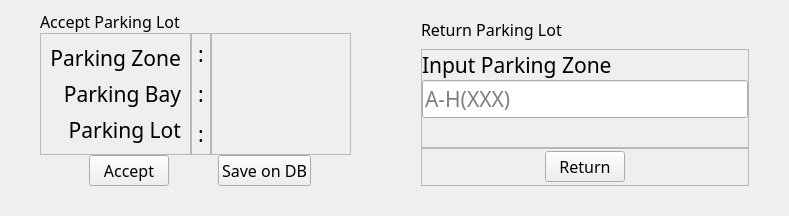
               <widget class="QFrame" name="frame">
                <property name="frameShape">
                 <enum>QFrame::NoFrame</enum>
                </property>
                <property name="frameShadow">
                 <enum>QFrame::Raised</enum>
                </property>
                <layout class="QHBoxLayout" name="horizontalLayout_15">
                 <property name="spacing">
                  <number>0</number>
                 </property>
                 <property name="leftMargin">
                  <number>0</number>
                 </property>
                 <property name="topMargin">
                  <number>0</number>
                 </property>
                 <property name="rightMargin">
                  <number>0</number>
                 </property>
                 <property name="bottomMargin">
                  <number>0</number>
                 </property>
                 <item>
                  <widget class="QFrame" name="accept_lot_frame">
                   <property name="frameShape">
                    <enum>QFrame::NoFrame</enum>
                   </property>
                   <property name="frameShadow">
                    <enum>QFrame::Raised</enum>
                   </property>
                   <layout class="QHBoxLayout" name="horizontalLayout_16">
                    <property name="leftMargin">
                     <number>20</number>
                    </property>
                    <property name="topMargin">
                     <number>10</number>
                    </property>
                    <property name="rightMargin">
                     <number>15</number>
                    </property>
                    <property name="bottomMargin">
                     <number>20</number>
                    </property>
                    <item>
                     <widget class="QFrame" name="frame_13">
                      <property name="frameShape">
                       <enum>QFrame::NoFrame</enum>
                      </property>
                      <property name="frameShadow">
                       <enum>QFrame::Raised</enum>
                      </property>
                      <layout class="QVBoxLayout" name="verticalLayout_19">
                       <property name="spacing">
                        <number>0</number>
                       </property>
                       <property name="leftMargin">
                        <number>20</number>
                       </property>
                       <property name="topMargin">
                        <number>0</number>
                       </property>
                       <property name="rightMargin">
                        <number>20</number>
                       </property>
                       <property name="bottomMargin">
                        <number>10</number>
                       </property>
                       <item>
                        <widget class="QLabel" name="label_9">
                         <property name="maximumSize">
                          <size>
                           <width>16777215</width>
                           <height>60</height>
                          </size>
                         </property>
                         <property name="font">
                          <font>
                           <family>Mitr SemiBold</family>
                           <pointsize>12</pointsize>
                          </font>
                         </property>
                         <property name="text">
                          <string>Accept Parking Lot</string>
                         </property>
                        </widget>
                       </item>
                       <item>
                        <widget class="QFrame" name="frame_15">
                         <property name="frameShape">
                          <enum>QFrame::NoFrame</enum>
                         </property>
                         <property name="frameShadow">
                          <enum>QFrame::Raised</enum>
                         </property>
                         <layout class="QHBoxLayout" name="horizontalLayout_13">
                          <property name="spacing">
                           <number>0</number>
                          </property>
                          <property name="leftMargin">
                           <number>0</number>
                          </property>
                          <property name="topMargin">
                           <number>0</number>
                          </property>
                          <property name="rightMargin">
                           <number>0</number>
                          </property>
                          <property name="bottomMargin">
                           <number>0</number>
                          </property>
                          <item>
                           <widget class="QFrame" name="frame_17">
                            <property name="frameShape">
                             <enum>QFrame::StyledPanel</enum>
                            </property>
                            <property name="frameShadow">
                             <enum>QFrame::Raised</enum>
                            </property>
                            <layout class="QVBoxLayout" name="verticalLayout_16">
                             <item>
                              <widget class="QLabel" name="label_11">
                               <property name="font">
                                <font>
                                 <family>Mitr SemiBold</family>
                                 <pointsize>16</pointsize>
                                </font>
                               </property>
                               <property name="text">
                                <string>Parking Zone</string>
                               </property>
                               <property name="alignment">
                                <set>Qt::AlignRight|Qt::AlignTrailing|Qt::AlignVCenter</set>
                               </property>
                              </widget>
                             </item>
                             <item>
                              <widget class="QLabel" name="label_12">
                               <property name="font">
                                <font>
                                 <family>Mitr SemiBold</family>
                                 <pointsize>16</pointsize>
                                </font>
                               </property>
                               <property name="text">
                                <string>Parking Bay</string>
                               </property>
                               <property name="alignment">
                                <set>Qt::AlignRight|Qt::AlignTrailing|Qt::AlignVCenter</set>
                               </property>
                              </widget>
                             </item>
                             <item>
                              <widget class="QLabel" name="label_13">
                               <property name="font">
                                <font>
                                 <family>Mitr SemiBold</family>
                                 <pointsize>16</pointsize>
                                </font>
                               </property>
                               <property name="text">
                                <string>Parking Lot</string>
                               </property>
                               <property name="alignment">
                                <set>Qt::AlignRight|Qt::AlignTrailing|Qt::AlignVCenter</set>
                               </property>
                              </widget>
                             </item>
                            </layout>
                           </widget>
                          </item>
                          <item>
                           <widget class="QFrame" name="frame_18">
                            <property name="maximumSize">
                             <size>
                              <width>20</width>
                              <height>16777215</height>
                             </size>
                            </property>
                            <property name="frameShape">
                             <enum>QFrame::StyledPanel</enum>
                            </property>
                            <property name="frameShadow">
                             <enum>QFrame::Raised</enum>
                            </property>
                            <layout class="QVBoxLayout" name="verticalLayout_17">
                             <property name="spacing">
                              <number>0</number>
                             </property>
                             <property name="leftMargin">
                              <number>0</number>
                             </property>
                             <property name="topMargin">
                              <number>0</number>
                             </property>
                             <property name="rightMargin">
                              <number>0</number>
                             </property>
                             <property name="bottomMargin">
                              <number>0</number>
                             </property>
                             <item>
                              <widget class="QLabel" name="label_14">
                               <property name="font">
                                <font>
                                 <family>Mitr SemiBold</family>
                                 <pointsize>16</pointsize>
                                </font>
                               </property>
                               <property name="text">
                                <string>:</string>
                               </property>
                               <property name="alignment">
                                <set>Qt::AlignCenter</set>
                               </property>
                              </widget>
                             </item>
                             <item>
                              <widget class="QLabel" name="label_15">
                               <property name="font">
                                <font>
                                 <family>Mitr SemiBold</family>
                                 <pointsize>16</pointsize>
                                </font>
                               </property>
                               <property name="text">
                                <string>:</string>
                               </property>
                               <property name="alignment">
                                <set>Qt::AlignCenter</set>
                               </property>
                              </widget>
                             </item>
                             <item>
                              <widget class="QLabel" name="label_16">
                               <property name="font">
                                <font>
                                 <family>Mitr SemiBold</family>
                                 <pointsize>16</pointsize>
                                </font>
                               </property>
                               <property name="text">
                                <string>:</string>
                               </property>
                               <property name="alignment">
                                <set>Qt::AlignCenter</set>
                               </property>
                              </widget>
                             </item>
                            </layout>
                           </widget>
                          </item>
                          <item>
                           <widget class="QFrame" name="frame_19">
                            <property name="frameShape">
                             <enum>QFrame::StyledPanel</enum>
                            </property>
                            <property name="frameShadow">
                             <enum>QFrame::Raised</enum>
                            </property>
                            <layout class="QVBoxLayout" name="verticalLayout_18">
                             <item>
                              <widget class="QLabel" name="accept_show_zone_label">
                               <property name="font">
                                <font>
                                 <family>Mitr SemiBold</family>
                                 <pointsize>16</pointsize>
                                </font>
                               </property>
                               <property name="text">
                                <string/>
                               </property>
                               <property name="alignment">
                                <set>Qt::AlignCenter</set>
                               </property>
                              </widget>
                             </item>
                             <item>
                              <widget class="QLabel" name="accept_show_bay_label">
                               <property name="font">
                                <font>
                                 <family>Mitr SemiBold</family>
                                 <pointsize>16</pointsize>
                                </font>
                               </property>
                               <property name="text">
                                <string/>
                               </property>
                               <property name="alignment">
                                <set>Qt::AlignCenter</set>
                               </property>
                              </widget>
                             </item>
                             <item>
                              <widget class="QLabel" name="accept_show_lot_label">
                               <property name="font">
                                <font>
                                 <family>Mitr SemiBold</family>
                                 <pointsize>16</pointsize>
                                </font>
                               </property>
                               <property name="text">
                                <string/>
                               </property>
                               <property name="alignment">
                                <set>Qt::AlignCenter</set>
                               </property>
                              </widget>
                             </item>
                            </layout>
                           </widget>
                          </item>
                         </layout>
                        </widget>
                       </item>
                       <item>
                        <widget class="QFrame" name="frame_16">
                         <property name="maximumSize">
                          <size>
                           <width>16777215</width>
                           <height>60</height>
                          </size>
                         </property>
                         <property name="frameShape">
                          <enum>QFrame::NoFrame</enum>
                         </property>
                         <property name="frameShadow">
                          <enum>QFrame::Raised</enum>
                         </property>
                         <layout class="QHBoxLayout" name="horizontalLayout_12">
                          <property name="spacing">
                           <number>0</number>
                          </property>
                          <property name="leftMargin">
                           <number>0</number>
                          </property>
                          <property name="topMargin">
                           <number>0</number>
                          </property>
                          <property name="rightMargin">
                           <number>0</number>
                          </property>
                          <property name="bottomMargin">
                           <number>0</number>
                          </property>
                          <item>
                           <spacer name="horizontalSpacer_3">
                            <property name="orientation">
                             <enum>Qt::Horizontal</enum>
                            </property>
                            <property name="sizeHint" stdset="0">
                             <size>
                              <width>49</width>
                              <height>20</height>
                             </size>
                            </property>
                           </spacer>
                          </item>
                          <item>
                           <widget class="QPushButton" name="accept_btn">
                            <property name="font">
                             <font>
                              <family>Mitr SemiBold</family>
                              <pointsize>12</pointsize>
                             </font>
                            </property>
                            <property name="cursor">
                             <cursorShape>PointingHandCursor</cursorShape>
                            </property>
                            <property name="text">
                             <string>Accept</string>
                            </property>
                           </widget>
                          </item>
                          <item>
                           <spacer name="horizontalSpacer_4">
                            <property name="orientation">
                             <enum>Qt::Horizontal</enum>
                            </property>
                            <property name="sizeHint" stdset="0">
                             <size>
                              <width>49</width>
                              <height>20</height>
                             </size>
                            </property>
                           </spacer>
                          </item>
                          <item>
                           <widget class="QPushButton" name="savedb_btn">
                            <property name="font">
                             <font>
                              <family>Mitr SemiBold</family>
                              <pointsize>12</pointsize>
                             </font>
                            </property>
                            <property name="cursor">
                             <cursorShape>PointingHandCursor</cursorShape>
                            </property>
                            <property name="text">
                             <string>Save on DB</string>
                            </property>
                           </widget>
                          </item>
                          <item>
                           <spacer name="horizontalSpacer_5">
                            <property name="orientation">
                             <enum>Qt::Horizontal</enum>
                            </property>
                            <property name="sizeHint" stdset="0">
                             <size>
                              <width>40</width>
                              <height>20</height>
                             </size>
                            </property>
                           </spacer>
                          </item>
                         </layout>
                        </widget>
                       </item>
                      </layout>
                     </widget>
                    </item>
                   </layout>
                  </widget>
                 </item>
                 <item>
                  <widget class="QFrame" name="return_lot_frame">
                   <property name="frameShape">
                    <enum>QFrame::NoFrame</enum>
                   </property>
                   <property name="frameShadow">
                    <enum>QFrame::Raised</enum>
                   </property>
                   <layout class="QVBoxLayout" name="verticalLayout_24">
                    <property name="leftMargin">
                     <number>15</number>
                    </property>
                    <property name="topMargin">
                     <number>10</number>
                    </property>
                    <property name="rightMargin">
                     <number>20</number>
                    </property>
                    <property name="bottomMargin">
                     <number>20</number>
                    </property>
                    <item>
                     <widget class="QFrame" name="frame_22">
                      <property name="frameShape">
                       <enum>QFrame::NoFrame</enum>
                      </property>
                      <property name="frameShadow">
                       <enum>QFrame::Raised</enum>
                      </property>
                      <layout class="QVBoxLayout" name="verticalLayout_21">
                       <property name="spacing">
                        <number>0</number>
                       </property>
                       <property name="leftMargin">
                        <number>20</number>
                       </property>
                       <property name="topMargin">
                        <number>0</number>
                       </property>
                       <property name="rightMargin">
                        <number>20</number>
                       </property>
                       <property name="bottomMargin">
                        <number>10</number>
                       </property>
                       <item>
                        <widget class="QLabel" name="label_10">
                         <property name="maximumSize">
                          <size>
                           <width>16777215</width>
                           <height>60</height>
                          </size>
                         </property>
                         <property name="font">
                          <font>
                           <family>Mitr SemiBold</family>
                           <pointsize>12</pointsize>
                          </font>
                         </property>
                         <property name="text">
                          <string>Return Parking Lot</string>
                         </property>
                        </widget>
                       </item>
                       <item>
                        <widget class="QFrame" name="frame_20">
                         <property name="frameShape">
                          <enum>QFrame::StyledPanel</enum>
                         </property>
                         <property name="frameShadow">
                          <enum>QFrame::Raised</enum>
                         </property>
                         <layout class="QVBoxLayout" name="verticalLayout_20">
                          <property name="spacing">
                           <number>0</number>
                          </property>
                          <property name="leftMargin">
                           <number>0</number>
                          </property>
                          <property name="topMargin">
                           <number>0</number>
                          </property>
                          <property name="rightMargin">
                           <number>0</number>
                          </property>
                          <property name="bottomMargin">
                           <number>0</number>
                          </property>
                          <item>
                           <widget class="QLabel" name="label_20">
                            <property name="font">
                             <font>
                              <family>Mitr SemiBold</family>
                              <pointsize>16</pointsize>
                             </font>
                            </property>
                            <property name="text">
                             <string>Input Parking Zone</string>
                            </property>
                           </widget>
                          </item>
                          <item>
                           <widget class="QLineEdit" name="lineEdit">
                            <property name="font">
                             <font>
                              <family>Mitr SemiBold</family>
                              <pointsize>16</pointsize>
                             </font>
                            </property>
                            <property name="placeholderText">
                             <string>A-H(XXX)</string>
                            </property>
                           </widget>
                          </item>
                          <item>
                           <widget class="QLabel" name="label_21">
                            <property name="font">
                             <font>
                              <family>Mitr SemiBold</family>
                              <pointsize>16</pointsize>
                             </font>
                            </property>
                            <property name="text">
                             <string/>
                            </property>
                           </widget>
                          </item>
                         </layout>
                        </widget>
                       </item>
                       <item>
                        <widget class="QFrame" name="frame_21">
                         <property name="maximumSize">
                          <size>
                           <width>16777215</width>
                           <height>60</height>
                          </size>
                         </property>
                         <property name="frameShape">
                          <enum>QFrame::StyledPanel</enum>
                         </property>
                         <property name="frameShadow">
                          <enum>QFrame::Raised</enum>
                         </property>
                         <layout class="QHBoxLayout" name="horizontalLayout_14">
                          <property name="spacing">
                           <number>0</number>
                          </property>
                          <property name="leftMargin">
                           <number>0</number>
                          </property>
                          <property name="topMargin">
                           <number>0</number>
                          </property>
                          <property name="rightMargin">
                           <number>0</number>
                          </property>
                          <property name="bottomMargin">
                           <number>0</number>
                          </property>
                          <item>
                           <spacer name="horizontalSpacer_6">
                            <property name="orientation">
                             <enum>Qt::Horizontal</enum>
                            </property>
                            <property name="sizeHint" stdset="0">
                             <size>
                              <width>123</width>
                              <height>20</height>
                             </size>
                            </property>
                           </spacer>
                          </item>
                          <item>
                           <widget class="QPushButton" name="return_btn">
                            <property name="font">
                             <font>
                              <family>Mitr SemiBold</family>
                              <pointsize>12</pointsize>
                             </font>
                            </property>
                            <property name="cursor">
                             <cursorShape>PointingHandCursor</cursorShape>
                            </property>
                            <property name="text">
                             <string>Return</string>
                            </property>
                           </widget>
                          </item>
                          <item>
                           <spacer name="horizontalSpacer_7">
                            <property name="orientation">
                             <enum>Qt::Horizontal</enum>
                            </property>
                            <property name="sizeHint" stdset="0">
                             <size>
                              <width>123</width>
                              <height>20</height>
                             </size>
                            </property>
                           </spacer>
                          </item>
                         </layout>
                        </widget>
                       </item>
                      </layout>
                     </widget>
                    </item>
                   </layout>
                  </widget>
                 </item>
                </layout>
               </widget>
